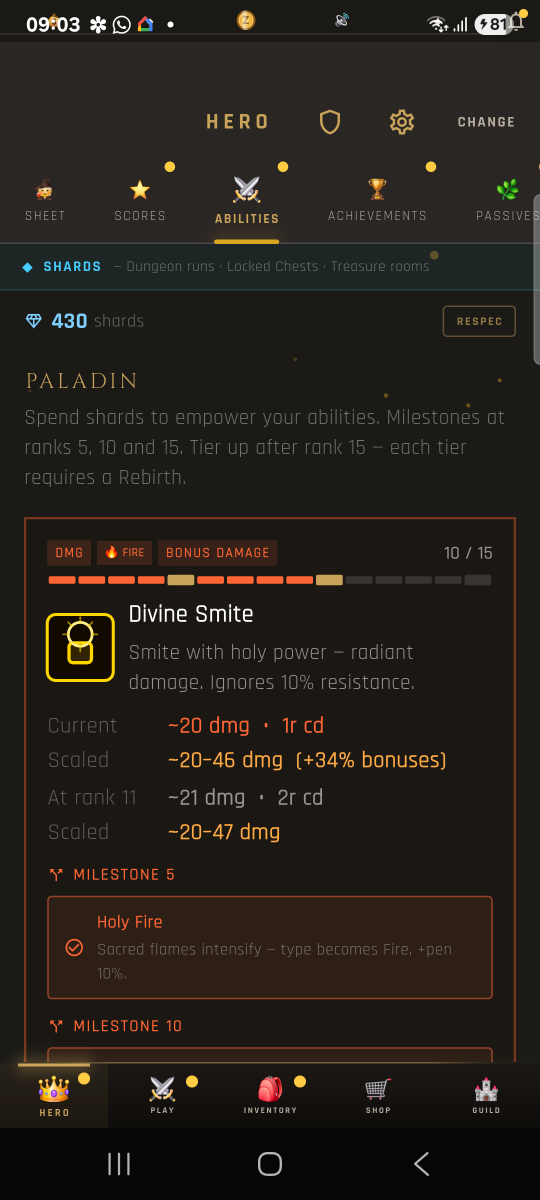
#> input picture ss_raw.png, 1080 x 2400 px, given in place of zeta_icon.png, which was not available (shown at 1/2 size)
$ python make_feature_graphic.py
#> lines starting #> are read from the running program, lines starting #| are printed output that depends on the picture; pictures that were not available may be replaced by others from this repository, and a replacement may not be noted
#!/usr/bin/env python3
"""
Compose the 1024×500 Google Play feature graphic for Zeta Idle.
Run from the project root:  python make_feature_graphic.py
Requires: Pillow  (pip install Pillow)
Sprites must already exist in exported_sprites/ (run the in-app Sprite Exporter first).
"""

import os
import random
from PIL import Image, ImageDraw, ImageFont, ImageFilter

ROOT        = os.path.dirname(os.path.abspath(__file__))
SPRITES_DIR = os.path.join(ROOT, 'exported_sprites')
ASSETS_DIR  = os.path.join(ROOT, 'assets')
OUT_PATH    = os.path.join(ROOT, 'feature_graphic.png')

W, H = 1024, 500


# ── Helpers ──────────────────────────────────────────────────────────────────

def load_sprite(name: str, px: int) -> Image.Image:
    path = os.path.join(SPRITES_DIR, f'{name}.png')
    img  = Image.open(path).convert('RGBA')
    # LANCZOS for downscale (smooth), NEAREST would be too jagged at this size
    return img.resize((px, px), Image.LANCZOS)


def load_icon(px: int) -> Image.Image:
    path = os.path.join(ASSETS_DIR, 'zeta_icon.png')
    img  = Image.open(path).convert('RGBA')
    return img.resize((px, px), Image.LANCZOS)


def paste_with_glow(base: Image.Image, sprite: Image.Image,
                    x: int, y: int, glow_rgb: tuple, radius: int = 22) -> None:
    """Paste sprite onto base with a soft colored glow halo behind it."""
    sw, sh = sprite.size
    pad    = radius * 2
    canvas = Image.new('RGBA', (sw + pad, sh + pad), (0, 0, 0, 0))

    # Colorise the sprite's alpha channel → glow silhouette
    alpha     = sprite.split()[3]
    silhouette = Image.new('RGBA', sprite.size, (*glow_rgb, 0))
    silhouette.putalpha(alpha)
    canvas.paste(silhouette, (radius, radius), silhouette)
    canvas = canvas.filter(ImageFilter.GaussianBlur(radius=radius // 2))

    base.paste(canvas, (x - radius, y - radius), canvas)
    base.paste(sprite,  (x, y),                   sprite)


def best_font(sizes: list[int]) -> list[ImageFont.FreeTypeFont | ImageFont.ImageFont]:
    """Return fonts at each size, using Impact → Arial Bold → default fallback."""
    candidates = [
        r'C:\Windows\Fonts\impact.ttf',
        r'C:\Windows\Fonts\arialbd.ttf',
        r'C:\Windows\Fonts\verdanab.ttf',
        r'C:\Windows\Fonts\arial.ttf',
    ]
    for path in candidates:
        if os.path.exists(path):
            try:
                return [ImageFont.truetype(path, s) for s in sizes]
            except Exception:
                continue
    default = ImageFont.load_default()
    return [default] * len(sizes)


def center_text(draw: ImageDraw.ImageDraw, text: str, font, cx: int, y: int,
                fill: tuple) -> None:
    bbox = draw.textbbox((0, 0), text, font=font)
    tw   = bbox[2] - bbox[0]
    draw.text((cx - tw // 2, y), text, font=font, fill=fill)


# ── Background ───────────────────────────────────────────────────────────────

def make_background() -> Image.Image:
    bg   = Image.new('RGBA', (W, H), (0, 0, 0, 255))
    draw = ImageDraw.Draw(bg)

    # Vertical gradient: near-black navy → dark purple
    top    = (8, 6, 22)
    bottom = (22, 8, 40)
    for y in range(H):
        t = y / H
        r = int(top[0] + (bottom[0] - top[0]) * t)
        g = int(top[1] + (bottom[1] - top[1]) * t)
        b = int(top[2] + (bottom[2] - top[2]) * t)
        draw.line([(0, y), (W, y)], fill=(r, g, b, 255))

    # Subtle star field (upper half)
    random.seed(42)
    for _ in range(150):
        sx    = random.randint(0, W - 1)
        sy    = random.randint(0, H // 2)
        sr    = random.choice([0, 0, 0, 1, 1, 2])
        alpha = random.randint(30, 160)
        tint  = random.choice([(200, 180, 255), (180, 220, 255),
                               (255, 230, 180), (220, 255, 220)])
        draw.ellipse([sx - sr, sy - sr, sx + sr, sy + sr],
                     fill=(*tint, alpha))

    return bg


# ── Layout constants ──────────────────────────────────────────────────────────

LOGO_SIZE   = 84
LOGO_X, LOGO_Y = 14, 12

TITLE_X, TITLE_Y = 116, 12          # left-anchor of title text

HEADER_H    = 108                   # separator line y

SPRITE_SIZE = 130                   # each class sprite image pixel square
CELL_W      = W // 6                # 170  (6 per row)
ROW1_Y      = 112                   # top of first sprite row
ROW2_Y      = ROW1_Y + SPRITE_SIZE + 28   # 270

RACE_STRIP_Y = ROW2_Y + SPRITE_SIZE + 22  # 422
RACE_SIZE    = 44
RACE_CELL_W  = W // 10                     # 102

CLASS_GLOW = {
    'hero_barbarian': (220,  70,  20),   # primal fire
    'hero_bard':      ( 60, 160, 220),   # lightning blue
    'hero_cleric':    (220, 160,  50),   # divine gold
    'hero_druid':     ( 60, 190,  70),   # poison green
    'hero_fighter':   (120,  70, 200),   # void purple
    'hero_monk':      ( 60, 160, 220),   # ki lightning
    'hero':           (220, 160,  50),   # paladin radiant gold
    'hero_ranger':    ( 70, 190,  70),   # nature
    'hero_rogue':     (120,  70, 200),   # shadow void
    'hero_sorcerer':  (220,  70,  20),   # wild fire
    'hero_warlock':   ( 90,  40, 200),   # eldritch purple-blue
    'hero_wizard':    ( 50, 130, 230),   # arcane lightning
}

CLASSES = [
    ('hero_barbarian', 'Barbarian'),
    ('hero_bard',      'Bard'),
    ('hero_cleric',    'Cleric'),
    ('hero_druid',     'Druid'),
    ('hero_fighter',   'Fighter'),
    ('hero_monk',      'Monk'),
    ('hero',           'Paladin'),
    ('hero_ranger',    'Ranger'),
    ('hero_rogue',     'Rogue'),
    ('hero_sorcerer',  'Sorcerer'),
    ('hero_warlock',   'Warlock'),
    ('hero_wizard',    'Wizard'),
]

RACES = [
    ('race_human',      'Human'),
    ('race_elf',        'Elf'),
    ('race_dwarf',      'Dwarf'),
    ('race_halfling',   'Halfling'),
    ('race_gnome',      'Gnome'),
    ('race_halfElf',    'Half-Elf'),
    ('race_halfOrc',    'Half-Orc'),
    ('race_tiefling',   'Tiefling'),
    ('race_dragonborn', 'Dragonborn'),
    ('race_aasimar',    'Aasimar'),
]


# ── Main ─────────────────────────────────────────────────────────────────────

def main():
    print('Loading fonts...')
    font_title, font_sub, font_label = best_font([62, 22, 13])

    print('Rendering background...')
    bg   = make_background()
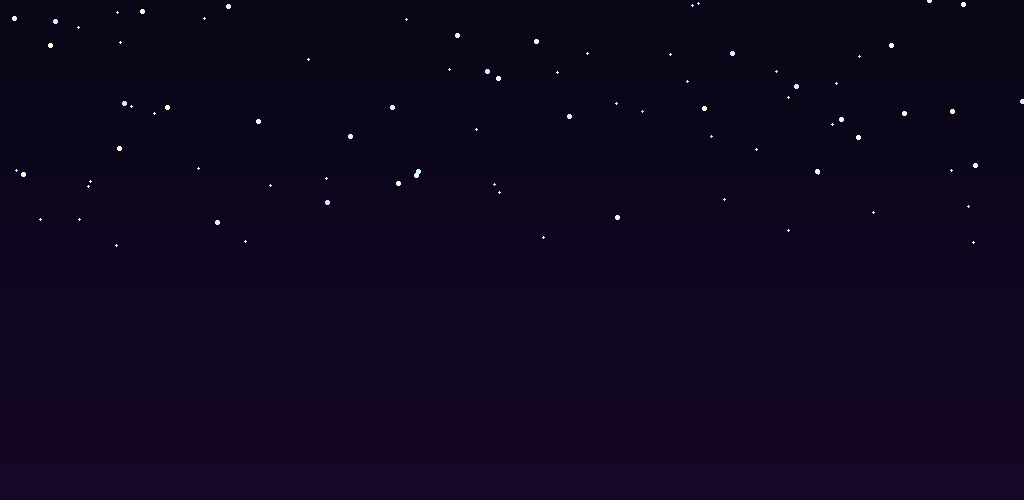
#> bg: PIL image 1024x500 RGBA; mean R, G, B, A 14.9, 6.9, 30.9, 254.7; transparent parts drawn white
    draw = ImageDraw.Draw(bg)

    # ── Logo ─────────────────────────────────────────────────────────────────
    logo = load_icon(LOGO_SIZE)
#> in load_icon, img is the input picture: PIL image 1080x2400 RGBA; mean R, G, B, A 37.1, 31.9, 26.8, 255
    bg.paste(logo, (LOGO_X, LOGO_Y), logo)

    # ── Title ─────────────────────────────────────────────────────────────────
    title = 'ZETA IDLE'
    sub   = 'Dungeons  ·  Gauntlet  ·  Boss Rush  ·  Prestige  ·  Pets  ·  PvP  ·  Endless Depth'

    # Drop shadow
    draw.text((TITLE_X + 2, TITLE_Y + 2), title, font=font_title,
              fill=(0, 0, 0, 200))
    # Gold title
    draw.text((TITLE_X, TITLE_Y), title, font=font_title,
              fill=(212, 175, 55, 255))

    draw.text((TITLE_X, TITLE_Y + 68), sub, font=font_sub,
              fill=(170, 148, 90, 230))

    # Header separator
    draw.line([(0, HEADER_H), (W, HEADER_H)], fill=(60, 48, 28, 180), width=1)

    # ── Class sprites ─────────────────────────────────────────────────────────
    print('Compositing class sprites...')
    for i, (sid, label) in enumerate(CLASSES):
        row  = i // 6
        col  = i  % 6
        cy   = ROW1_Y if row == 0 else ROW2_Y
        cx   = col * CELL_W + (CELL_W - SPRITE_SIZE) // 2

        sprite = load_sprite(sid, SPRITE_SIZE)
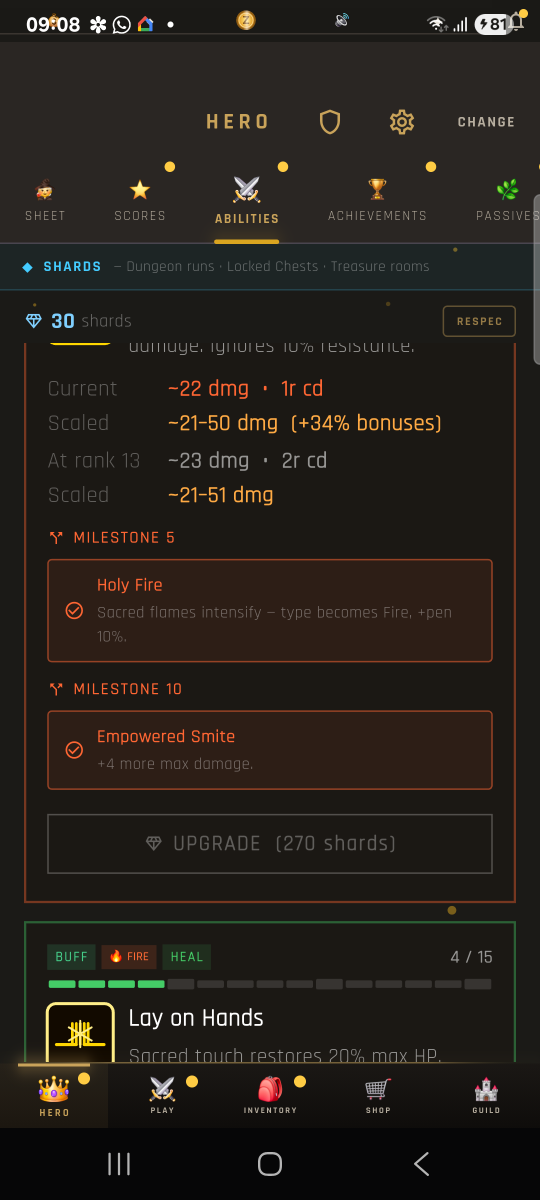
#> input picture ss.png, 1080 x 2400 px, given in place of hero_barbarian.png, which was not available (shown at 1/2 size)
#> in load_sprite, img is the input picture: PIL image 1080x2400 RGBA; mean R, G, B, A 37.2, 32.1, 26.6, 255
#> in load_sprite, `return img.resize((px, px), Image.LANCZOS)`:
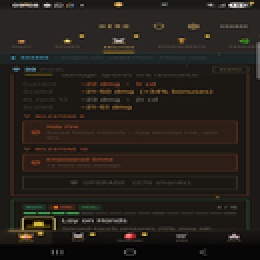
#> returned value: PIL image 130x130 RGBA (shown 2 times larger); mean R, G, B, A 37.1, 32.1, 26.6, 255
        glow   = CLASS_GLOW.get(sid, (150, 150, 180))
        paste_with_glow(bg, sprite, cx, cy, glow, radius=20)
#> in paste_with_glow, `canvas = Image.new('RGBA', (sw + pad, sh + pad), (0, 0, 0, 0))`: canvas: PIL image 170x170 RGBA; every value is 0
#> in paste_with_glow, `alpha     = sprite.split()[3]`: alpha: PIL image 130x130 L; every value is 255
#> in paste_with_glow, `silhouette.putalpha(alpha)`:
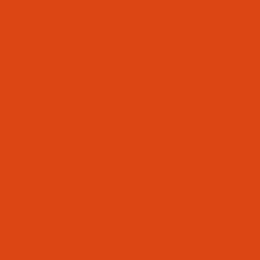
#> silhouette: PIL image 130x130 RGBA (shown 2 times larger); mean R, G, B, A 220, 70, 20, 255
#> in paste_with_glow, `canvas.paste(silhouette, (radius, radius), silhouette)`:
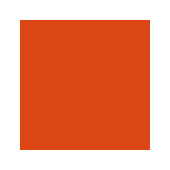
#> canvas: PIL image 170x170 RGBA; mean R, G, B, A 128.7, 40.9, 11.7, 149.1; transparent parts drawn white
#> in paste_with_glow, `canvas = canvas.filter(ImageFilter.GaussianBlur(radius=radius // 2))`:
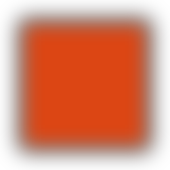
#> canvas: PIL image 170x170 RGBA; mean R, G, B, A 128.5, 40.9, 11.7, 148.9; transparent parts drawn white
#> in paste_with_glow, `base.paste(sprite,  (x, y),                   sprite)`:
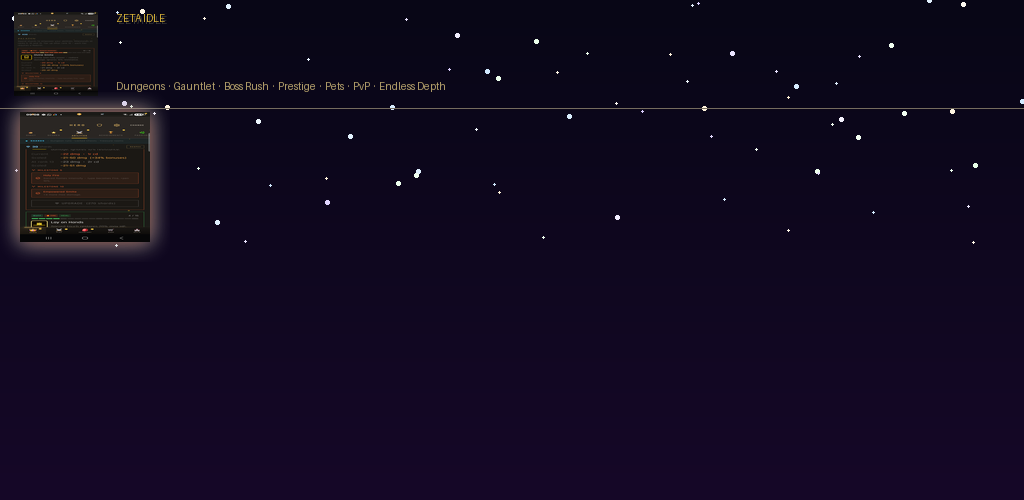
#> base: PIL image 1024x500 RGBA; mean R, G, B, A 16.6, 8.4, 30.8, 253.8; transparent parts drawn white

        # Class name label
        lbbox = draw.textbbox((0, 0), label, font=font_label)
#> lbbox = (0, 2, 45, 10)
        lw    = lbbox[2] - lbbox[0]
#> lw = 45
        lx    = col * CELL_W + CELL_W // 2 - lw // 2
#> lx = 63
        ly    = cy + SPRITE_SIZE + 3
        draw.text((lx, ly), label, font=font_label, fill=(160, 138, 90, 210))

    # ── Race strip separator ──────────────────────────────────────────────────
    draw.line([(0, RACE_STRIP_Y - 3), (W, RACE_STRIP_Y - 3)],
              fill=(60, 48, 28, 120), width=1)

    # ── Race icons ────────────────────────────────────────────────────────────
    print('Compositing race icons...')
    for i, (rid, rlabel) in enumerate(RACES):
        try:
            race_img = load_sprite(rid, RACE_SIZE)
        except FileNotFoundError:
            print(f'  WARNING: {rid}.png not found, skipping')
            continue

        rx = i * RACE_CELL_W + (RACE_CELL_W - RACE_SIZE) // 2
        ry = RACE_STRIP_Y

        bg.paste(race_img, (rx, ry), race_img)

        # Race label
        lbbox = draw.textbbox((0, 0), rlabel, font=font_label)
        lw    = lbbox[2] - lbbox[0]
        lx    = i * RACE_CELL_W + RACE_CELL_W // 2 - lw // 2
        ly    = ry + RACE_SIZE + 3
        draw.text((lx, ly), rlabel, font=font_label, fill=(140, 120, 80, 190))

    # ── Save ─────────────────────────────────────────────────────────────────
    final = bg.convert('RGB')
    final.save(OUT_PATH, 'PNG', optimize=True)
    size_kb = os.path.getsize(OUT_PATH) // 1024
    print(f'\nSaved: {OUT_PATH}')
    print(f'Size   : {W}×{H} px,  {size_kb} KB')
    print('Upload to: Google Play Console > Store listing > Feature graphic.')


if __name__ == '__main__':
#> (the run stopped early here; a loop or call above may not have finished)
